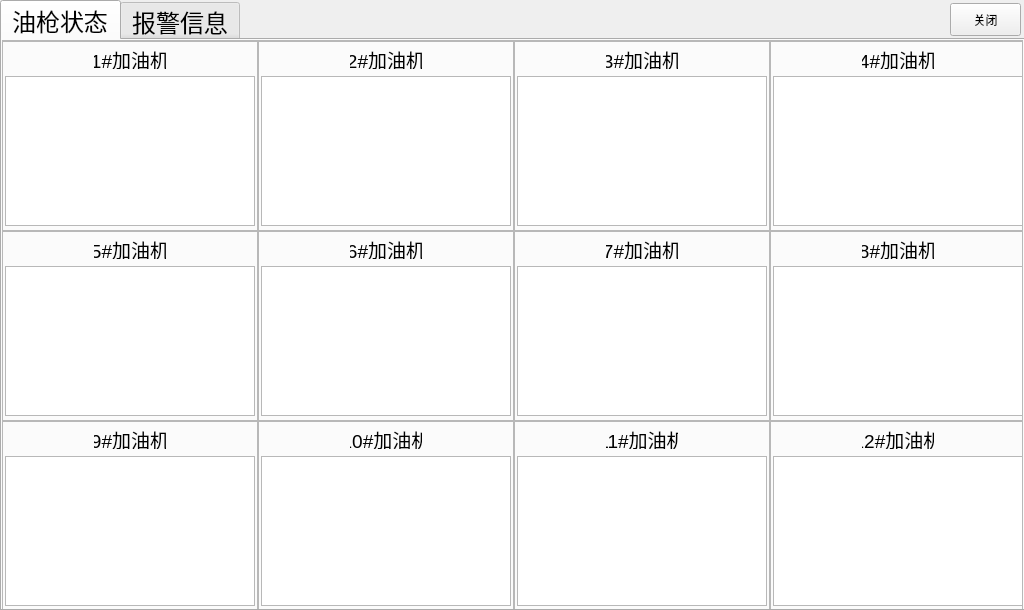
<?xml version="1.0" encoding="UTF-8"?>
<ui version="4.0">
 <class>reoilgas_pop</class>
 <widget class="QWidget" name="reoilgas_pop">
  <property name="geometry">
   <rect>
    <x>0</x>
    <y>0</y>
    <width>1024</width>
    <height>610</height>
   </rect>
  </property>
  <property name="windowTitle">
   <string>Form</string>
  </property>
  <widget class="QToolButton" name="toolButton_close">
   <property name="geometry">
    <rect>
     <x>950</x>
     <y>3</y>
     <width>71</width>
     <height>33</height>
    </rect>
   </property>
   <property name="text">
    <string>关闭</string>
   </property>
  </widget>
  <widget class="QLabel" name="label_beijing">
   <property name="geometry">
    <rect>
     <x>0</x>
     <y>0</y>
     <width>1024</width>
     <height>610</height>
    </rect>
   </property>
   <property name="styleSheet">
    <string notr="true">border-image: url(:/picture/setbeijing.png);</string>
   </property>
   <property name="text">
    <string/>
   </property>
  </widget>
  <widget class="QTabWidget" name="tabWidget">
   <property name="geometry">
    <rect>
     <x>0</x>
     <y>0</y>
     <width>1031</width>
     <height>611</height>
    </rect>
   </property>
   <property name="font">
    <font>
     <pointsize>18</pointsize>
    </font>
   </property>
   <property name="currentIndex">
    <number>0</number>
   </property>
   <widget class="QWidget" name="tab">
    <attribute name="title">
     <string>油枪状态</string>
    </attribute>
    <widget class="QFrame" name="frame">
     <property name="geometry">
      <rect>
       <x>0</x>
       <y>0</y>
       <width>1021</width>
       <height>571</height>
      </rect>
     </property>
     <property name="frameShape">
      <enum>QFrame::StyledPanel</enum>
     </property>
     <property name="frameShadow">
      <enum>QFrame::Raised</enum>
     </property>
     <widget class="QFrame" name="frame_8">
      <property name="geometry">
       <rect>
        <x>768</x>
        <y>191</y>
        <width>256</width>
        <height>190</height>
       </rect>
      </property>
      <property name="frameShape">
       <enum>QFrame::StyledPanel</enum>
      </property>
      <property name="frameShadow">
       <enum>QFrame::Raised</enum>
      </property>
      <widget class="QTableView" name="tableView_gun_sta_8">
       <property name="geometry">
        <rect>
         <x>3</x>
         <y>35</y>
         <width>250</width>
         <height>150</height>
        </rect>
       </property>
       <property name="font">
        <font>
         <pointsize>13</pointsize>
        </font>
       </property>
       <property name="verticalScrollBarPolicy">
        <enum>Qt::ScrollBarAlwaysOff</enum>
       </property>
       <property name="horizontalScrollBarPolicy">
        <enum>Qt::ScrollBarAlwaysOff</enum>
       </property>
      </widget>
      <widget class="QLabel" name="label_8">
       <property name="geometry">
        <rect>
         <x>92</x>
         <y>9</y>
         <width>72</width>
         <height>19</height>
        </rect>
       </property>
       <property name="font">
        <font>
         <pointsize>14</pointsize>
        </font>
       </property>
       <property name="text">
        <string>8#加油机</string>
       </property>
       <property name="alignment">
        <set>Qt::AlignCenter</set>
       </property>
      </widget>
     </widget>
     <widget class="QFrame" name="frame_10">
      <property name="geometry">
       <rect>
        <x>256</x>
        <y>381</y>
        <width>256</width>
        <height>190</height>
       </rect>
      </property>
      <property name="frameShape">
       <enum>QFrame::StyledPanel</enum>
      </property>
      <property name="frameShadow">
       <enum>QFrame::Raised</enum>
      </property>
      <widget class="QTableView" name="tableView_gun_sta_10">
       <property name="geometry">
        <rect>
         <x>3</x>
         <y>35</y>
         <width>250</width>
         <height>150</height>
        </rect>
       </property>
       <property name="font">
        <font>
         <pointsize>13</pointsize>
        </font>
       </property>
       <property name="verticalScrollBarPolicy">
        <enum>Qt::ScrollBarAlwaysOff</enum>
       </property>
       <property name="horizontalScrollBarPolicy">
        <enum>Qt::ScrollBarAlwaysOff</enum>
       </property>
      </widget>
      <widget class="QLabel" name="label_10">
       <property name="geometry">
        <rect>
         <x>92</x>
         <y>9</y>
         <width>72</width>
         <height>19</height>
        </rect>
       </property>
       <property name="font">
        <font>
         <pointsize>14</pointsize>
        </font>
       </property>
       <property name="text">
        <string>10#加油机</string>
       </property>
       <property name="alignment">
        <set>Qt::AlignCenter</set>
       </property>
      </widget>
     </widget>
     <widget class="QFrame" name="frame_2">
      <property name="geometry">
       <rect>
        <x>256</x>
        <y>1</y>
        <width>256</width>
        <height>190</height>
       </rect>
      </property>
      <property name="frameShape">
       <enum>QFrame::StyledPanel</enum>
      </property>
      <property name="frameShadow">
       <enum>QFrame::Raised</enum>
      </property>
      <widget class="QTableView" name="tableView_gun_sta_2">
       <property name="geometry">
        <rect>
         <x>3</x>
         <y>35</y>
         <width>250</width>
         <height>150</height>
        </rect>
       </property>
       <property name="font">
        <font>
         <pointsize>13</pointsize>
        </font>
       </property>
       <property name="verticalScrollBarPolicy">
        <enum>Qt::ScrollBarAlwaysOff</enum>
       </property>
       <property name="horizontalScrollBarPolicy">
        <enum>Qt::ScrollBarAlwaysOff</enum>
       </property>
      </widget>
      <widget class="QLabel" name="label_2">
       <property name="geometry">
        <rect>
         <x>92</x>
         <y>9</y>
         <width>72</width>
         <height>19</height>
        </rect>
       </property>
       <property name="font">
        <font>
         <pointsize>14</pointsize>
        </font>
       </property>
       <property name="text">
        <string>2#加油机</string>
       </property>
       <property name="alignment">
        <set>Qt::AlignCenter</set>
       </property>
      </widget>
     </widget>
     <widget class="QFrame" name="frame_4">
      <property name="geometry">
       <rect>
        <x>768</x>
        <y>1</y>
        <width>256</width>
        <height>190</height>
       </rect>
      </property>
      <property name="frameShape">
       <enum>QFrame::StyledPanel</enum>
      </property>
      <property name="frameShadow">
       <enum>QFrame::Raised</enum>
      </property>
      <widget class="QTableView" name="tableView_gun_sta_4">
       <property name="geometry">
        <rect>
         <x>3</x>
         <y>35</y>
         <width>250</width>
         <height>150</height>
        </rect>
       </property>
       <property name="font">
        <font>
         <pointsize>13</pointsize>
        </font>
       </property>
       <property name="verticalScrollBarPolicy">
        <enum>Qt::ScrollBarAlwaysOff</enum>
       </property>
       <property name="horizontalScrollBarPolicy">
        <enum>Qt::ScrollBarAlwaysOff</enum>
       </property>
      </widget>
      <widget class="QLabel" name="label_4">
       <property name="geometry">
        <rect>
         <x>92</x>
         <y>9</y>
         <width>72</width>
         <height>19</height>
        </rect>
       </property>
       <property name="font">
        <font>
         <pointsize>14</pointsize>
        </font>
       </property>
       <property name="text">
        <string>4#加油机</string>
       </property>
       <property name="alignment">
        <set>Qt::AlignCenter</set>
       </property>
      </widget>
     </widget>
     <widget class="QFrame" name="frame_3">
      <property name="geometry">
       <rect>
        <x>512</x>
        <y>1</y>
        <width>256</width>
        <height>190</height>
       </rect>
      </property>
      <property name="frameShape">
       <enum>QFrame::StyledPanel</enum>
      </property>
      <property name="frameShadow">
       <enum>QFrame::Raised</enum>
      </property>
      <widget class="QTableView" name="tableView_gun_sta_3">
       <property name="geometry">
        <rect>
         <x>3</x>
         <y>35</y>
         <width>250</width>
         <height>150</height>
        </rect>
       </property>
       <property name="font">
        <font>
         <pointsize>13</pointsize>
        </font>
       </property>
       <property name="verticalScrollBarPolicy">
        <enum>Qt::ScrollBarAlwaysOff</enum>
       </property>
       <property name="horizontalScrollBarPolicy">
        <enum>Qt::ScrollBarAlwaysOff</enum>
       </property>
      </widget>
      <widget class="QLabel" name="label_3">
       <property name="geometry">
        <rect>
         <x>92</x>
         <y>9</y>
         <width>72</width>
         <height>19</height>
        </rect>
       </property>
       <property name="font">
        <font>
         <pointsize>14</pointsize>
        </font>
       </property>
       <property name="text">
        <string>3#加油机</string>
       </property>
       <property name="alignment">
        <set>Qt::AlignCenter</set>
       </property>
      </widget>
     </widget>
     <widget class="QFrame" name="frame_6">
      <property name="geometry">
       <rect>
        <x>256</x>
        <y>191</y>
        <width>256</width>
        <height>190</height>
       </rect>
      </property>
      <property name="frameShape">
       <enum>QFrame::StyledPanel</enum>
      </property>
      <property name="frameShadow">
       <enum>QFrame::Raised</enum>
      </property>
      <widget class="QTableView" name="tableView_gun_sta_6">
       <property name="geometry">
        <rect>
         <x>3</x>
         <y>35</y>
         <width>250</width>
         <height>150</height>
        </rect>
       </property>
       <property name="font">
        <font>
         <pointsize>13</pointsize>
        </font>
       </property>
       <property name="verticalScrollBarPolicy">
        <enum>Qt::ScrollBarAlwaysOff</enum>
       </property>
       <property name="horizontalScrollBarPolicy">
        <enum>Qt::ScrollBarAlwaysOff</enum>
       </property>
      </widget>
      <widget class="QLabel" name="label_6">
       <property name="geometry">
        <rect>
         <x>92</x>
         <y>9</y>
         <width>72</width>
         <height>19</height>
        </rect>
       </property>
       <property name="font">
        <font>
         <pointsize>14</pointsize>
        </font>
       </property>
       <property name="text">
        <string>6#加油机</string>
       </property>
       <property name="alignment">
        <set>Qt::AlignCenter</set>
       </property>
      </widget>
     </widget>
     <widget class="QFrame" name="frame_11">
      <property name="geometry">
       <rect>
        <x>512</x>
        <y>381</y>
        <width>256</width>
        <height>190</height>
       </rect>
      </property>
      <property name="frameShape">
       <enum>QFrame::StyledPanel</enum>
      </property>
      <property name="frameShadow">
       <enum>QFrame::Raised</enum>
      </property>
      <widget class="QTableView" name="tableView_gun_sta_11">
       <property name="geometry">
        <rect>
         <x>3</x>
         <y>35</y>
         <width>250</width>
         <height>150</height>
        </rect>
       </property>
       <property name="font">
        <font>
         <pointsize>13</pointsize>
        </font>
       </property>
       <property name="verticalScrollBarPolicy">
        <enum>Qt::ScrollBarAlwaysOff</enum>
       </property>
       <property name="horizontalScrollBarPolicy">
        <enum>Qt::ScrollBarAlwaysOff</enum>
       </property>
      </widget>
      <widget class="QLabel" name="label_11">
       <property name="geometry">
        <rect>
         <x>92</x>
         <y>9</y>
         <width>72</width>
         <height>19</height>
        </rect>
       </property>
       <property name="font">
        <font>
         <pointsize>14</pointsize>
        </font>
       </property>
       <property name="text">
        <string>11#加油机</string>
       </property>
       <property name="alignment">
        <set>Qt::AlignCenter</set>
       </property>
      </widget>
     </widget>
     <widget class="QFrame" name="frame_12">
      <property name="geometry">
       <rect>
        <x>768</x>
        <y>381</y>
        <width>256</width>
        <height>190</height>
       </rect>
      </property>
      <property name="frameShape">
       <enum>QFrame::StyledPanel</enum>
      </property>
      <property name="frameShadow">
       <enum>QFrame::Raised</enum>
      </property>
      <widget class="QTableView" name="tableView_gun_sta_12">
       <property name="geometry">
        <rect>
         <x>3</x>
         <y>35</y>
         <width>250</width>
         <height>150</height>
        </rect>
       </property>
       <property name="font">
        <font>
         <pointsize>13</pointsize>
        </font>
       </property>
       <property name="verticalScrollBarPolicy">
        <enum>Qt::ScrollBarAlwaysOff</enum>
       </property>
       <property name="horizontalScrollBarPolicy">
        <enum>Qt::ScrollBarAlwaysOff</enum>
       </property>
      </widget>
      <widget class="QLabel" name="label_12">
       <property name="geometry">
        <rect>
         <x>92</x>
         <y>9</y>
         <width>72</width>
         <height>19</height>
        </rect>
       </property>
       <property name="font">
        <font>
         <pointsize>14</pointsize>
        </font>
       </property>
       <property name="text">
        <string>12#加油机</string>
       </property>
       <property name="alignment">
        <set>Qt::AlignCenter</set>
       </property>
      </widget>
     </widget>
     <widget class="QFrame" name="frame_1">
      <property name="geometry">
       <rect>
        <x>0</x>
        <y>1</y>
        <width>256</width>
        <height>190</height>
       </rect>
      </property>
      <property name="frameShape">
       <enum>QFrame::StyledPanel</enum>
      </property>
      <property name="frameShadow">
       <enum>QFrame::Raised</enum>
      </property>
      <widget class="QTableView" name="tableView_gun_sta">
       <property name="geometry">
        <rect>
         <x>3</x>
         <y>35</y>
         <width>250</width>
         <height>150</height>
        </rect>
       </property>
       <property name="font">
        <font>
         <pointsize>13</pointsize>
        </font>
       </property>
       <property name="verticalScrollBarPolicy">
        <enum>Qt::ScrollBarAlwaysOff</enum>
       </property>
       <property name="horizontalScrollBarPolicy">
        <enum>Qt::ScrollBarAlwaysOff</enum>
       </property>
      </widget>
      <widget class="QLabel" name="label">
       <property name="geometry">
        <rect>
         <x>92</x>
         <y>9</y>
         <width>72</width>
         <height>19</height>
        </rect>
       </property>
       <property name="font">
        <font>
         <pointsize>14</pointsize>
        </font>
       </property>
       <property name="text">
        <string>1#加油机</string>
       </property>
       <property name="alignment">
        <set>Qt::AlignCenter</set>
       </property>
      </widget>
     </widget>
     <widget class="QFrame" name="frame_7">
      <property name="geometry">
       <rect>
        <x>512</x>
        <y>191</y>
        <width>256</width>
        <height>190</height>
       </rect>
      </property>
      <property name="frameShape">
       <enum>QFrame::StyledPanel</enum>
      </property>
      <property name="frameShadow">
       <enum>QFrame::Raised</enum>
      </property>
      <widget class="QTableView" name="tableView_gun_sta_7">
       <property name="geometry">
        <rect>
         <x>3</x>
         <y>35</y>
         <width>250</width>
         <height>150</height>
        </rect>
       </property>
       <property name="font">
        <font>
         <pointsize>13</pointsize>
        </font>
       </property>
       <property name="verticalScrollBarPolicy">
        <enum>Qt::ScrollBarAlwaysOff</enum>
       </property>
       <property name="horizontalScrollBarPolicy">
        <enum>Qt::ScrollBarAlwaysOff</enum>
       </property>
      </widget>
      <widget class="QLabel" name="label_7">
       <property name="geometry">
        <rect>
         <x>92</x>
         <y>9</y>
         <width>72</width>
         <height>19</height>
        </rect>
       </property>
       <property name="font">
        <font>
         <pointsize>14</pointsize>
        </font>
       </property>
       <property name="text">
        <string>7#加油机</string>
       </property>
       <property name="alignment">
        <set>Qt::AlignCenter</set>
       </property>
      </widget>
     </widget>
     <widget class="QFrame" name="frame_9">
      <property name="geometry">
       <rect>
        <x>0</x>
        <y>381</y>
        <width>256</width>
        <height>190</height>
       </rect>
      </property>
      <property name="frameShape">
       <enum>QFrame::StyledPanel</enum>
      </property>
      <property name="frameShadow">
       <enum>QFrame::Raised</enum>
      </property>
      <widget class="QTableView" name="tableView_gun_sta_9">
       <property name="geometry">
        <rect>
         <x>3</x>
         <y>35</y>
         <width>250</width>
         <height>150</height>
        </rect>
       </property>
       <property name="font">
        <font>
         <pointsize>13</pointsize>
        </font>
       </property>
       <property name="verticalScrollBarPolicy">
        <enum>Qt::ScrollBarAlwaysOff</enum>
       </property>
       <property name="horizontalScrollBarPolicy">
        <enum>Qt::ScrollBarAlwaysOff</enum>
       </property>
      </widget>
      <widget class="QLabel" name="label_9">
       <property name="geometry">
        <rect>
         <x>92</x>
         <y>9</y>
         <width>72</width>
         <height>19</height>
        </rect>
       </property>
       <property name="font">
        <font>
         <pointsize>14</pointsize>
        </font>
       </property>
       <property name="text">
        <string>9#加油机</string>
       </property>
       <property name="alignment">
        <set>Qt::AlignCenter</set>
       </property>
      </widget>
     </widget>
     <widget class="QFrame" name="frame_5">
      <property name="geometry">
       <rect>
        <x>0</x>
        <y>191</y>
        <width>256</width>
        <height>190</height>
       </rect>
      </property>
      <property name="frameShape">
       <enum>QFrame::StyledPanel</enum>
      </property>
      <property name="frameShadow">
       <enum>QFrame::Raised</enum>
      </property>
      <widget class="QTableView" name="tableView_gun_sta_5">
       <property name="geometry">
        <rect>
         <x>3</x>
         <y>35</y>
         <width>250</width>
         <height>150</height>
        </rect>
       </property>
       <property name="font">
        <font>
         <pointsize>13</pointsize>
        </font>
       </property>
       <property name="verticalScrollBarPolicy">
        <enum>Qt::ScrollBarAlwaysOff</enum>
       </property>
       <property name="horizontalScrollBarPolicy">
        <enum>Qt::ScrollBarAlwaysOff</enum>
       </property>
      </widget>
      <widget class="QLabel" name="label_5">
       <property name="geometry">
        <rect>
         <x>92</x>
         <y>9</y>
         <width>72</width>
         <height>19</height>
        </rect>
       </property>
       <property name="font">
        <font>
         <pointsize>14</pointsize>
        </font>
       </property>
       <property name="text">
        <string>5#加油机</string>
       </property>
       <property name="alignment">
        <set>Qt::AlignCenter</set>
       </property>
      </widget>
     </widget>
    </widget>
   </widget>
   <widget class="QWidget" name="tab_2">
    <attribute name="title">
     <string>报警信息</string>
    </attribute>
    <widget class="QTableView" name="tableView_gun_warn">
     <property name="geometry">
      <rect>
       <x>0</x>
       <y>0</y>
       <width>1031</width>
       <height>541</height>
      </rect>
     </property>
     <property name="font">
      <font>
       <pointsize>16</pointsize>
      </font>
     </property>
     <property name="verticalScrollBarPolicy">
      <enum>Qt::ScrollBarAsNeeded</enum>
     </property>
     <property name="horizontalScrollBarPolicy">
      <enum>Qt::ScrollBarAsNeeded</enum>
     </property>
     <property name="selectionMode">
      <enum>QAbstractItemView::NoSelection</enum>
     </property>
    </widget>
   </widget>
  </widget>
  <zorder>label_beijing</zorder>
  <zorder>tabWidget</zorder>
  <zorder>toolButton_close</zorder>
 </widget>
 <resources/>
 <connections/>
</ui>
